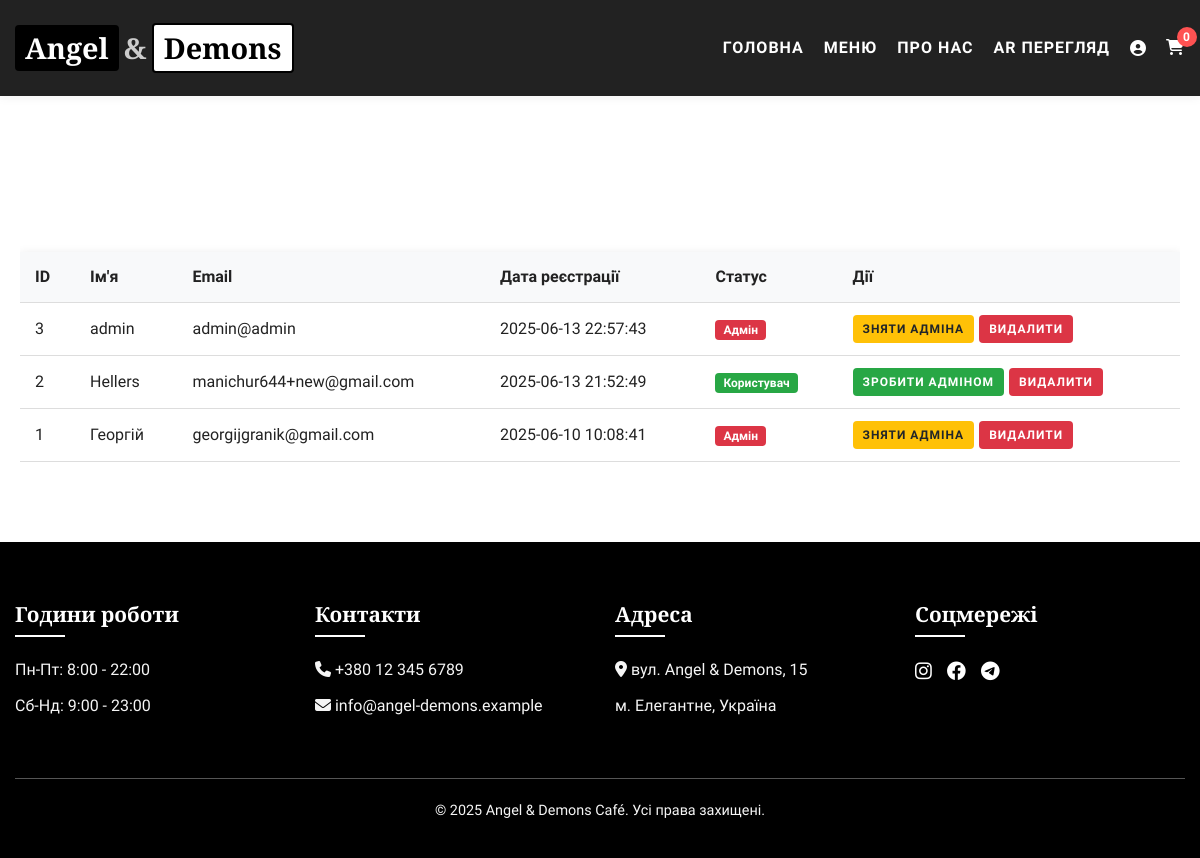
Page /admin/users (signed in) on the committed database.
### tables this page shows
CREATE TABLE users
                     (id INTEGER PRIMARY KEY AUTOINCREMENT,
                      username TEXT NOT NULL UNIQUE,
                      email TEXT NOT NULL UNIQUE,
                      password_hash TEXT NOT NULL,
                      phone TEXT,
                      created_at TEXT NOT NULL,
                      is_admin BOOLEAN DEFAULT FALSE);

### app.py (the view)
@app.route('/admin/users')
@admin_required
def admin_users():
    conn = get_db()
    users = conn.execute(
        'SELECT id, username, email, created_at, is_admin FROM users ORDER BY created_at DESC').fetchall()
    conn.close()
    return render_template('admin_users.html', users=users)

### app.py (called while the page is built)
def get_db():
    conn = sqlite3.connect('cafe.db')
    conn.row_factory = sqlite3.Row
    return conn

@login_manager.user_loader
@login_manager.user_loader
def load_user(user_id):
    conn = get_db()
    user_data = conn.execute('SELECT id, is_admin FROM users WHERE id = ?', (user_id,)).fetchone()
    conn.close()
    if user_data:
        return User(id=user_data['id'], is_admin=user_data['is_admin'])
    return None

def admin_required(f):
    @wraps(f)
    def decorated_function(*args, **kwargs):
        if not current_user.is_authenticated or not current_user.is_admin:
            flash('Доступ заборонено. Потрібні права адміністратора', 'danger')
            return redirect(url_for('index'))
        return f(*args, **kwargs)
    return decorated_function

### templates/admin_users.html (shortened to what this page needs)
{% extends "base.html" %}
{% block content %}
<div class="admin-container">
    <h1>Керування користувачами</h1>
    <div class="table-responsive">
        <table class="admin-table">
            <thead>
                <tr>
                    <th>ID</th>
                    <th>Ім'я</th>
                    <th>Email</th>
                    <th>Дата реєстрації</th>
                    <th>Статус</th>
                    <th>Дії</th>
                </tr>
            </thead>
            <tbody>
                {% for user in users %}
                <tr>
                    <td>{{ user.id }}</td>
                    <td>{{ user.username }}</td>
                    <td>{{ user.email }}</td>
                    <td>{{ user.created_at }}</td>
                    <td>
                        {% if user.is_admin %}
                            <span class="badge admin-badge">Адмін</span>
                        {% else %}
                            <span class="badge user-badge">Користувач</span>
                        {% endif %}
                    </td>
                    <td class="actions">
                        <form action="{{ url_for('toggle_admin', user_id=user.id) }}" method="POST" class="d-inline">
                            <button type="submit" class="btn btn-sm {% if user.is_admin %}btn-warning{% else %}btn-success{% endif %}">
                                {% if user.is_admin %}Зняти адміна{% else %}Зробити адміном{% endif %}
                            </button>
                        </form>
                        <form action="{{ url_for('delete_user', user_id=user.id) }}" method="POST" class="d-inline"
                              onsubmit="return confirm('Ви впевнені, що хочете видалити цього користувача?');">
                            <button type="submit" class="btn btn-sm btn-danger">Видалити</button>
                        </form>
                    </td>
                </tr>
                {% endfor %}
            </tbody>
        </table>
    </div>
</div>
{% endblock %}

### static/css/style.css (style rules this page uses)
:root { --black: #000000; --white: #ffffff; --gray-light: #f5f5f5; --gray-medium: #e0e0e0; --gray-dark: #333333; --accent: #8b5a2b; --text-color: #222222; }
* { margin: 0; padding: 0; box-sizing: border-box; }
body { font-family: 'Raleway', sans-serif; color: var(--text-color); background-color: var(--white); line-height: 1.6; }
h1, h2, h3, h4 { font-family: 'Playfair Display', serif; font-weight: 700; color: var(--gold); }
.btn { display: inline-block; padding: 15px 40px; background-color: var(--black); color: var(--white); text-decoration: none; border: none; cursor: pointer; font-size: 1rem; transition: all 0.3s ease; text-transform: uppercase; letter-spacing: 1px; font-weight: 600; border-radius: 30px; }
:root { --black: #000000; --white: #ffffff; --gray-light: #f8f8f8; --gray-medium: #e0e0e0; --gray-dark: #333333; --accent: #8b5a2b; --text-dark: #222222; --text-light: #555555; --transition: all 0.3s ease; }
body { font-family: 'Raleway', sans-serif; color: var(--text-dark); line-height: 1.6; background-color: var(--white); }
h1, h2, h3, h4 { font-family: 'Playfair Display', serif; font-weight: 700; }
.btn { display: inline-block; padding: 12px 30px; border-radius: 30px; font-weight: 600; text-decoration: none; transition: var(--transition); text-transform: uppercase; letter-spacing: 1px; font-size: 0.9rem; }
.btn { padding: 12px 24px; border-radius: 30px; text-decoration: none; font-weight: 600; transition: all 0.3s ease; }
:root { --primary: #2c3e50; --secondary: #e74c3c; --light: #ecf0f1; --dark: #2c3e50; --accent: #8b5a2b; --white: #ffffff; --gray: #95a5a6; --success: #27ae60; }
body { font-family: 'Raleway', sans-serif; color: var(--dark); background-color: var(--white); margin: 0; padding: 0; line-height: 1.6; min-height: 100vh; display: flex; flex-direction: column; }
:root { --pure-black: #000000; --pure-white: #ffffff; --dark-gray: #222222; --medium-gray: #555555; --light-gray: #f5f5f5; --accent-gray: #8b8b8b; }
body { font-family: 'Raleway', sans-serif; color: var(--dark-gray); background-color: var(--pure-white); line-height: 1.6; display: flex; flex-direction: column; min-height: 100vh; }
h1 { font-family: 'Playfair Display', serif; font-weight: 700; color: var(--pure-white); }

### templates/base.html (style rules this page uses)
body { margin: 0; font-family: 'Raleway', sans-serif; }

### templates/admin_users.html (style rules this page uses)
.admin-container { max-width: 1200px; margin: 20px auto; padding: 20px; }
.admin-table { width: 100%; border-collapse: collapse; margin-top: 20px; background: white; box-shadow: 0 2px 10px rgba(0,0,0,0.1); }
.admin-table th, .admin-table td { padding: 12px 15px; text-align: left; border-bottom: 1px solid #ddd; }
.admin-table th { background-color: #f8f9fa; font-weight: 600; }
.badge { padding: 4px 8px; border-radius: 4px; font-size: 12px; font-weight: 600; }
.admin-badge { background-color: #dc3545; color: white; }
.user-badge { background-color: #28a745; color: white; }
.actions { display: flex; gap: 5px; }
.btn { padding: 5px 10px; border: none; border-radius: 4px; cursor: pointer; font-size: 14px; text-decoration: none; }
.btn-sm { padding: 5px 10px; font-size: 12px; }
.btn-success { background-color: #28a745; color: white; }
.btn-warning { background-color: #ffc107; color: #212529; }
.btn-danger { background-color: #dc3545; color: white; }

### rows in the picture
users: id "3", username "admin", email "admin@admin", created_at "2025-06-13 22:57:43", is_admin "Адмін"
users: id "2", username "Hellers", email "manichur644+new@gmail.com", created_at "2025-06-13 21:52:49", is_admin "Користувач"
users: id "1", username "Георгій", email "georgijgranik@gmail.com", created_at "2025-06-10 10:08:41", is_admin "Адмін"
